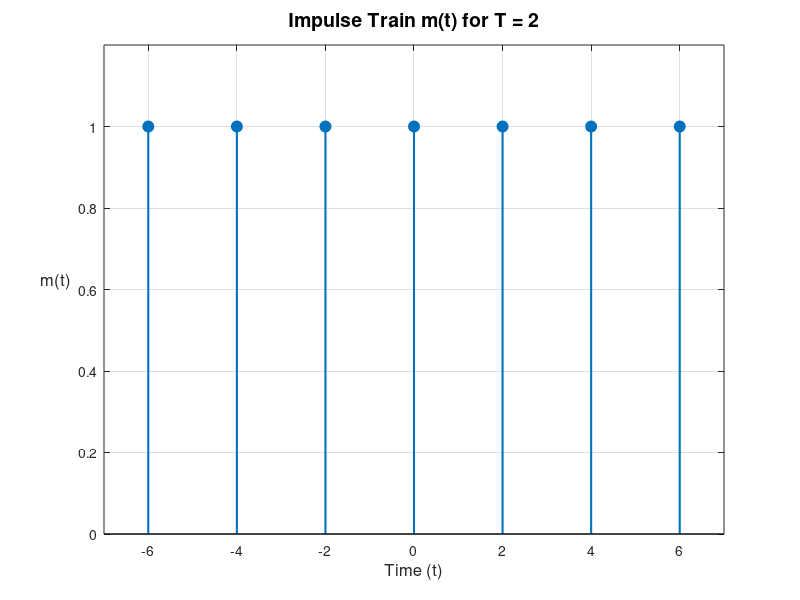

This chart was generated by the following MATLAB code: (Note: this script raises an error after producing the figure.)
clc;
clear all;
close all;

% Part b
T = 2;              % Period
k = -6:6;           % Integer variables
impulse = k * T;    % t = kT

amp = ones(size(impulse));

% Create a new figure and plot using stem
figure;
stem(impulse, amp, 'filled', 'LineWidth', 1.5, 'MarkerSize', 8);

% --- Formatting for a clean look ---
title('Impulse Train m(t) for T = 2', 'FontSize', 14);
xlabel('Time (t)', 'FontSize', 12);
ylabel('m(t)', 'FontSize', 12, 'Rotation', 0, 'HorizontalAlignment', 'right');
grid on;
ylim([0 1.2]);
xlim([min(k)-1 max(k)+1]);

% Move axes to the origin
ax = gca; % Get current axes
ax.XAxisLocation = 'origin';
ax.YAxisLocation = 'origin';
box off;